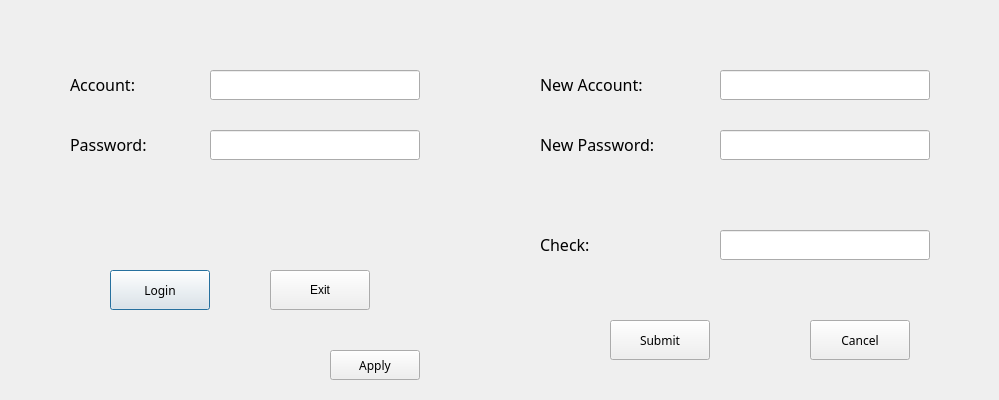
<?xml version="1.0" encoding="UTF-8"?>
<ui version="4.0">
 <class>Dialog</class>
 <widget class="QDialog" name="Dialog">
  <property name="geometry">
   <rect>
    <x>0</x>
    <y>0</y>
    <width>999</width>
    <height>400</height>
   </rect>
  </property>
  <property name="windowTitle">
   <string>Dialog</string>
  </property>
  <property name="styleSheet">
   <string notr="true"/>
  </property>
  <widget class="QPushButton" name="loginButton">
   <property name="geometry">
    <rect>
     <x>110</x>
     <y>270</y>
     <width>100</width>
     <height>40</height>
    </rect>
   </property>
   <property name="font">
    <font>
     <family>Source Code Pro</family>
    </font>
   </property>
   <property name="styleSheet">
    <string notr="true"/>
   </property>
   <property name="text">
    <string>Login</string>
   </property>
  </widget>
  <widget class="QPushButton" name="exitButton">
   <property name="geometry">
    <rect>
     <x>270</x>
     <y>270</y>
     <width>100</width>
     <height>40</height>
    </rect>
   </property>
   <property name="font">
    <font>
     <family>Segoe UI</family>
    </font>
   </property>
   <property name="styleSheet">
    <string notr="true"/>
   </property>
   <property name="text">
    <string>Exit</string>
   </property>
  </widget>
  <widget class="QPushButton" name="applyButton">
   <property name="geometry">
    <rect>
     <x>330</x>
     <y>350</y>
     <width>90</width>
     <height>30</height>
    </rect>
   </property>
   <property name="font">
    <font>
     <family>Source Code Pro</family>
    </font>
   </property>
   <property name="text">
    <string>Apply</string>
   </property>
  </widget>
  <widget class="QLabel" name="label">
   <property name="geometry">
    <rect>
     <x>70</x>
     <y>60</y>
     <width>110</width>
     <height>50</height>
    </rect>
   </property>
   <property name="font">
    <font>
     <family>Source Code Pro</family>
    </font>
   </property>
   <property name="text">
    <string>&lt;html&gt;&lt;head/&gt;&lt;body&gt;&lt;p&gt;&lt;span style=&quot; font-size:12pt;&quot;&gt;Account:&lt;/span&gt;&lt;/p&gt;&lt;/body&gt;&lt;/html&gt;</string>
   </property>
  </widget>
  <widget class="QLabel" name="label_2">
   <property name="geometry">
    <rect>
     <x>70</x>
     <y>120</y>
     <width>110</width>
     <height>50</height>
    </rect>
   </property>
   <property name="font">
    <font>
     <family>Source Code Pro</family>
    </font>
   </property>
   <property name="text">
    <string>&lt;html&gt;&lt;head/&gt;&lt;body&gt;&lt;p&gt;&lt;span style=&quot; font-size:12pt;&quot;&gt;Password:&lt;/span&gt;&lt;/p&gt;&lt;/body&gt;&lt;/html&gt;</string>
   </property>
  </widget>
  <widget class="QLineEdit" name="accountEdit">
   <property name="geometry">
    <rect>
     <x>210</x>
     <y>70</y>
     <width>210</width>
     <height>30</height>
    </rect>
   </property>
  </widget>
  <widget class="QLineEdit" name="passwordEdit">
   <property name="geometry">
    <rect>
     <x>210</x>
     <y>130</y>
     <width>210</width>
     <height>30</height>
    </rect>
   </property>
   <property name="font">
    <font>
     <family>Agency FB</family>
     <pointsize>6</pointsize>
    </font>
   </property>
   <property name="styleSheet">
    <string notr="true"/>
   </property>
  </widget>
  <widget class="QLabel" name="label_3">
   <property name="geometry">
    <rect>
     <x>540</x>
     <y>60</y>
     <width>161</width>
     <height>50</height>
    </rect>
   </property>
   <property name="font">
    <font>
     <family>Source Code Pro</family>
    </font>
   </property>
   <property name="text">
    <string>&lt;html&gt;&lt;head/&gt;&lt;body&gt;&lt;p&gt;&lt;span style=&quot; font-size:12pt;&quot;&gt;New Account:&lt;/span&gt;&lt;/p&gt;&lt;/body&gt;&lt;/html&gt;</string>
   </property>
  </widget>
  <widget class="QLineEdit" name="newAccountEdit">
   <property name="geometry">
    <rect>
     <x>720</x>
     <y>70</y>
     <width>210</width>
     <height>30</height>
    </rect>
   </property>
  </widget>
  <widget class="QLineEdit" name="newPasswordEdit">
   <property name="geometry">
    <rect>
     <x>720</x>
     <y>130</y>
     <width>210</width>
     <height>30</height>
    </rect>
   </property>
   <property name="font">
    <font>
     <family>Agency FB</family>
     <pointsize>6</pointsize>
    </font>
   </property>
  </widget>
  <widget class="QLabel" name="label_4">
   <property name="geometry">
    <rect>
     <x>540</x>
     <y>120</y>
     <width>161</width>
     <height>50</height>
    </rect>
   </property>
   <property name="font">
    <font>
     <family>Source Code Pro</family>
    </font>
   </property>
   <property name="text">
    <string>&lt;html&gt;&lt;head/&gt;&lt;body&gt;&lt;p&gt;&lt;span style=&quot; font-size:12pt;&quot;&gt;New Password:&lt;/span&gt;&lt;/p&gt;&lt;/body&gt;&lt;/html&gt;</string>
   </property>
  </widget>
  <widget class="QPushButton" name="submitButton">
   <property name="geometry">
    <rect>
     <x>610</x>
     <y>320</y>
     <width>100</width>
     <height>40</height>
    </rect>
   </property>
   <property name="font">
    <font>
     <family>Source Code Pro</family>
    </font>
   </property>
   <property name="text">
    <string>Submit</string>
   </property>
  </widget>
  <widget class="QLabel" name="label_5">
   <property name="geometry">
    <rect>
     <x>540</x>
     <y>220</y>
     <width>151</width>
     <height>50</height>
    </rect>
   </property>
   <property name="font">
    <font>
     <family>Source Code Pro</family>
    </font>
   </property>
   <property name="text">
    <string>&lt;html&gt;&lt;head/&gt;&lt;body&gt;&lt;p&gt;&lt;span style=&quot; font-size:12pt;&quot;&gt;Check:&lt;/span&gt;&lt;/p&gt;&lt;/body&gt;&lt;/html&gt;</string>
   </property>
  </widget>
  <widget class="QLineEdit" name="checkPasswordEdit">
   <property name="geometry">
    <rect>
     <x>720</x>
     <y>230</y>
     <width>210</width>
     <height>30</height>
    </rect>
   </property>
   <property name="font">
    <font>
     <family>Agency FB</family>
     <pointsize>6</pointsize>
    </font>
   </property>
  </widget>
  <widget class="QPushButton" name="cancelButton">
   <property name="geometry">
    <rect>
     <x>810</x>
     <y>320</y>
     <width>100</width>
     <height>40</height>
    </rect>
   </property>
   <property name="font">
    <font>
     <family>Source Code Pro</family>
    </font>
   </property>
   <property name="text">
    <string>Cancel</string>
   </property>
  </widget>
 </widget>
 <resources/>
 <connections/>
</ui>
